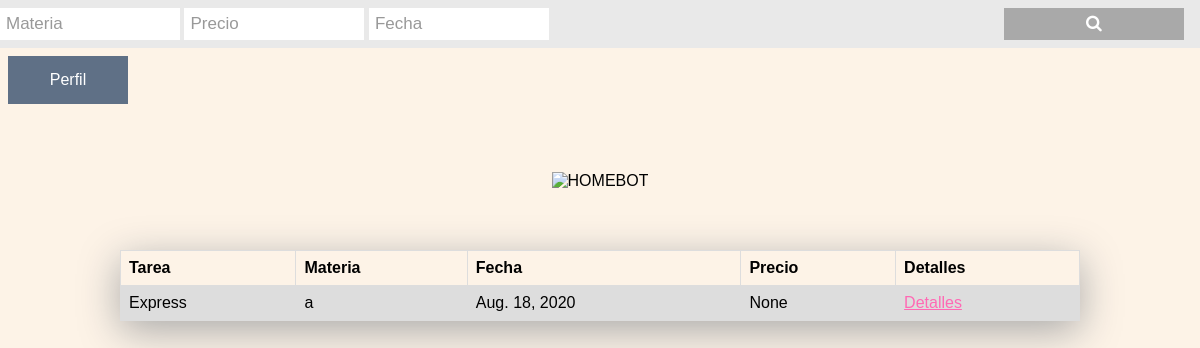
Before: /staff/ (signed in) with the older database file.
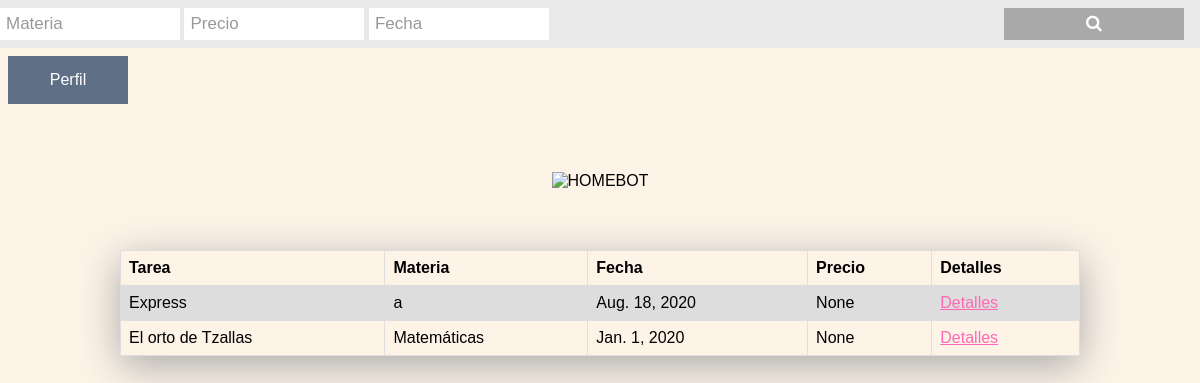
After: the same page with the newer database file.
### homeworkcrafter/models.py (models this page shows, shortened)
class Homework(models.Model):
    homework = models.CharField(max_length=64)
    name = models.CharField(max_length=32)
    email = models.CharField(max_length=64)
    number = models.CharField(max_length=32)
    level = models.CharField(max_length=32, default="bachillerato")
    subject = models.CharField(max_length=64)
    date = models.DateField()
    time = models.TimeField()
    description = models.CharField(max_length=5000)
    instruction_file = models.FileField(null = True, blank=True)
    price = models.IntegerField(null=True, blank=True)
    code = models.CharField(max_length=16, unique=True)
    paid = models.BooleanField(default=False)

### staff/views.py (the view)
# urls.py: path("", views.index, name="index"),
def index(request):
    if not request.user.is_authenticated:
        return HttpResponseRedirect(reverse("staff:login"))
    context = {
        "homeworks": Homework.objects.filter(worker=None, delivery=None, paid=False)
    }
    return render(request, "staff/index.html", context)

### staff/templates/staff/index.html (shortened to what this page needs)
{% extends "staff/layout.html" %}
{% load static %}
{% block body %}
<div class="topnav">
    <div class="search-container">
      <form action="", method="post">
        <input type="text" placeholder="Materia" name="subject">
        <input type="number" placeholder="Precio" name="cost">
        <input type="text" placeholder="Fecha" name="date">
        <button type="submit"><i class="fa fa-search"></i></button>
      </form>
    </div>
</div>
<div class="profile"><a href="{% url 'staff:profile' %}"><button id="register">Perfil</button></a></div>
<div class="pagehead">
    <img src="{% static 'staff/logo_big.png' %}" alt="HOMEBOT">
</div>
<table>
    <tr>
        <th>Tarea</th>
        <th>Materia</th>
        <th>Fecha</th>
        <th>Precio</th>
        <th>Detalles</th>
    </tr>
    {% for homework in homeworks %}
        <tr>
            <td>{{ homework.homework }}</td>
            <td>{{ homework.subject }}</td>
            <td>{{ homework.date }}</td>
            <td>{{ homework.price }}</td>
            <td><a href="{% url 'staff:homework' homework.id %}">Detalles</a></td>
        </tr>
    {% endfor %}
</table>
{% endblock %}

### staff/templates/staff/layout.html (shortened to what this page needs)
{% load static %}
<!DOCTYPE html>
<html lang="en">
<head>
    <link rel="stylesheet" type="text/css" href="{% static 'staff/main.css' %}">
    <link rel="stylesheet" type="text/css" href="{% static 'staff/util.css' %}">
    <link rel="stylesheet" href="{% static 'staff/style.css' %}">
    <link rel="stylesheet" href="https://cdnjs.cloudflare.com/ajax/libs/font-awesome/4.7.0/css/font-awesome.min.css">
</head>
<body>
    {% block body %}
    {% endblock %}
</body>
</html>

### staff/static/staff/main.css (style rules this page uses)
* { margin: 0px; padding: 0px; box-sizing: border-box; }
body, html { height: 100%; font-family: sans-serif; }
input { outline: none; border: none; }
button { outline: none !important; border: none; background: transparent; }

### staff/static/staff/style.css (style rules this page uses)
body { font-family: Arial, Helvetica, sans-serif; background-color: #fdf3e7; }
input[type=text], input[type=password] { width: 100%; padding: 12px 20px; margin: 8px 0; display: inline-block; border: 1px solid #ccc; box-sizing: border-box; }
button { background-color: #404966; color: white; padding: 14px 20px; margin: 8px; border: none; cursor: pointer; width: 100%; }
table { font-family: arial, sans-serif; border-collapse: collapse; width: 80%; margin: auto auto auto auto; box-shadow: 0px 10px 40px darkgray; padding: 10px; margin-top: 0%; }
td, th { border: 1px solid #dddddd; text-align: left; padding: 8px; }
tr:nth-child(even) { background-color: #dddddd; }
a { color: hotpink; }
.pagehead { text-align: center; }
.pagehead img { padding: 5%; }
* { box-sizing: border-box; }
body { margin: 0; font-family: Arial, Helvetica, sans-serif; }
.topnav { overflow: hidden; background-color: #e9e9e9; }
.topnav .search-container { float: center; }
.topnav input[type=text], .topnav input[type=number] { padding: 6px; margin-top: 8px; font-size: 17px; border: none; width: 15%; }
.topnav .search-container button { float: right; padding: 6px 10px; margin-top: 8px; margin-right: 16px; background: darkgray; font-size: 17px; border: none; cursor: pointer; width: 15%; }
#register { background-color: #5f7086; border: none; color: white; padding: 15px 32px; text-align: center; text-decoration: none; display: inline-block; font-size: 16px; cursor: pointer; width: 10%; }

Changed rows visible on the page:
added Homework: homework "El orto de Tzallas", subject "Matemáticas", date "Jan. 1, 2020", price "None"
